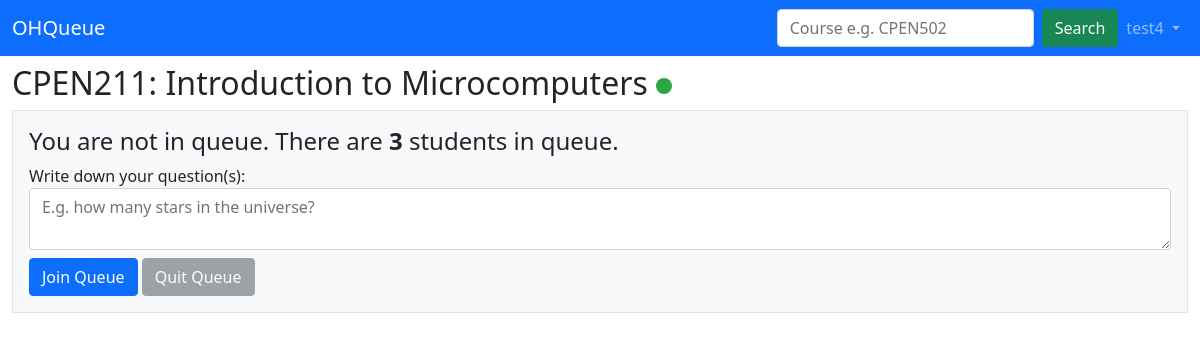
The app's page /course/1 (signed in), older data.
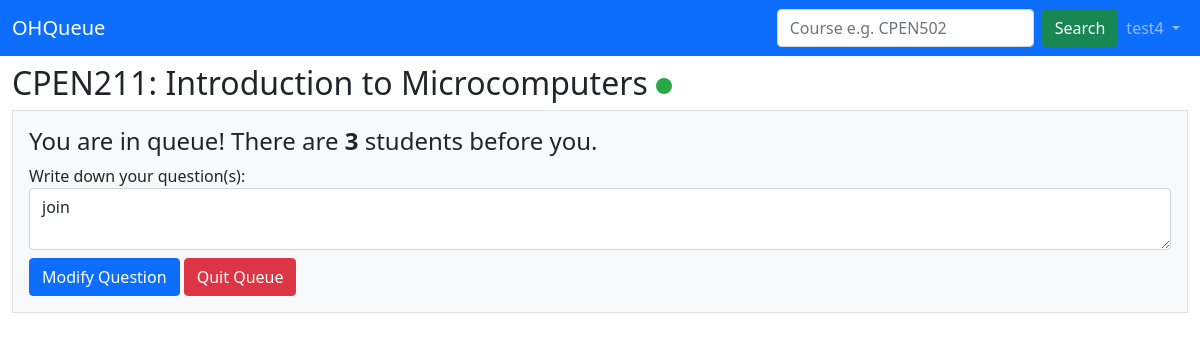
The same page, newer data.
### ohq/models.py (models this page shows, shortened)
class Course(models.Model):
    code = models.CharField(max_length=10)
    subject = models.CharField(null=False,
        max_length=5,
        choices=SUBJECT_CODE,
        default=CPEN)
    number = models.IntegerField(default=0)
    session = models.CharField(max_length=5, default="")
    semester = models.CharField(null=False,
        max_length=2,
        choices=SEMESTER,
        default=W1)
    course_name = models.CharField(max_length=100, default="")
    status = models.BooleanField(default=False)
    meeting_link = models.URLField(default="")
    teaching_instructor = models.ManyToManyField("Instructor")

class Queue(models.Model):
    course = models.ForeignKey(Course, on_delete=models.CASCADE)
    student = models.ForeignKey(Student, on_delete=models.CASCADE)
    instructor = models.ManyToManyField(Instructor)
    question = models.CharField(max_length=500, default="")
    joined_time = models.DateTimeField(auto_now_add=True)

### ohq/views.py (the view)
# urls.py: path("course/<int:pk>", views.CourseQueueView.as_view(), name="course_queue"),
class CourseQueueView(generic.DetailView):
    model = Course
    template_name = "ohq/course_queue.html"
    def get_context_data(self, **kwargs):
        def get_queue(course):
            result = []
            query_set = Queue.objects.filter(course=course).order_by("joined_time").all()
            for q in query_set:
                temp = {}
                temp["first_name"] = q.student.user.first_name
                temp["question"] = q.question
                result.append(temp)
            return result
        context = super().get_context_data(**kwargs)
        course = get_object_or_404(Course, pk=self.kwargs["pk"])
        is_instructor = check_is_instructor(self.request.user, course)
        if is_instructor:
            context["is_instructor"] = is_instructor
            context["queue"] = get_queue(course)
        else:
            is_joined = check_is_joined(self.request.user, course)
            if not is_joined:
                context["is_joined"] = False
                context["number_in_queue"] = get_number_in_queue(course)
            else:
                context["is_joined"] = True
                queue_obj = get_object_or_404(Queue, student=self.request.user.student)
                joined_time = queue_obj.joined_time
                context["number_in_queue"] = get_position_in_queue(self.request.user, course, joined_time)
                context["student_question"] = queue_obj.question
                context["queue_checkbox_id"] = queue_obj.student.user.username # unique id
        return context

### ohq/views.py (called while the page is built)
def check_is_instructor(user, course):
    is_instructor = False
    if user.id is not None:
        results = Instructor.objects.filter(user=user, teaching_course=course).count()
        if results > 0:
            is_instructor = True
    return is_instructor

def get_position_in_queue(user, course, joined_time):
    if user.id is not None:
        result = Queue.objects.filter(course=course, joined_time__lt=joined_time).count()
        return result
    return 0

def check_is_joined(user, course):
    if Queue.objects.filter(course=course, student=user.student).count() > 0:
        return True
    return False

def get_number_in_queue(course):
    return Queue.objects.filter(course=course).count()

### ohq/templates/ohq/course_queue.html (shortened to what this page needs)
<!DOCTYPE html>
<html lang="en">
  <head>
    {% load static %}
    <link
      href="https://cdn.jsdelivr.net/npm/bootstrap@5.1.3/dist/css/bootstrap.min.css"
      rel="stylesheet"
>
  </head>
  <body>
    <nav class="navbar navbar-expand-lg navbar-dark bg-primary">
      <div class="container-fluid">
        <a class="navbar-brand" href="/">OHQueue</a>
        <div class="collapse navbar-collapse justify-content-end"
          id="navbarSupportedContent">
          <form class="d-flex" action="{% url 'ohq:search' %}" method="post">
            <input class="form-control me-2" type="search" placeholder="Course e.g. CPEN502" aria-label="Search">
            <button class="btn btn-success" type="submit">Search</button>
          </form>
          {% if user.is_authenticated %}
          <ul class="navbar-nav mb-2 mb-lg-0">
            <li class="nav-item dropdown">
              <a class="nav-link dropdown-toggle" href="#" id="navbarDropdown"
                role="button" data-bs-toggle="dropdown" aria-expanded="false">
                {{ user.username }}
              </a>
            </li>
          </ul>
          {% endif %}
        </div>
      </div>
    </nav>
      <div class="container-fluid mt-2">
        <h2>
          {{ course.code }}: {{ course.course_name }}
          {% if course.status %}
          <svg xmlns="http://www.w3.org/2000/svg" width="16" height="16"
            fill="currentColor"
            class="bi bi-circle-fill" viewBox="0 0 16 16" style="fill:#28a745">
            <circle cx="8" cy="8" r="8"></circle>
          </svg>
          {% else %}
          <svg xmlns="http://www.w3.org/2000/svg" width="16" height="16"
            fill="currentColor"
            class="bi bi-circle-fill" viewBox="0 0 16 16" style="fill:#dc3545">
            <circle cx="8" cy="8" r="8"></circle>
          </svg>
          {% endif %}
        </h2>
        <div class="row gx-5">
          {% if is_instructor %}
          <div class="col-8">
            {% if course.status %}
            <div class="container p-3 border bg-light">
              <h4>Current student(s) in office hour</h4>
              <button type="button" class="btn btn-primary">Next Student</button>
              <button type="button" class="btn btn-secondary" disabled>Put Back
                Selected Student</button>
              <table class="table table-striped mt-2">
                <thead>
                  <tr>
                    <th style="width: 10%">Select</th>
                    <th style="width: 20%">Name</th>
                    <th style="width: 70%">Question</th>
                  </tr>
                </thead>
                <tbody>
                  {% for name in queue %}
                  <tr>
                    <td>
                      <div class="form-group form-check">
                        <input type="checkbox" class="form-check-input"
                          id="exampleCheck1">
                      </div>
                    </td>
                    <td>{{ name.first_name }}</td>
                    <td>{{ name.question }}</td>
                  </tr>
                  {% endfor %}
                </tbody>
              </table>
            </div>
            <div class="container p-3 border bg-light">
              <h4>Students in queue</h4>
              <button type="button" class="btn btn-primary">Invite Selected
                Students</button>
              <table class="table table-striped mt-2">
                <thead>
                  <tr>
                    <th style="width: 10%">Select</th>
                    <th style="width: 20%">Name</th>
                    <th style="width: 70%">Question</th>
                  </tr>
                </thead>
                <tbody>
                  {% for name in queue %}
                  <tr>
                    <td>
                      <div class="form-group form-check">
                        <input type="checkbox" class="form-check-input"
                          id="exampleCheck1">
                      </div>
                    </td>
                    <td>{{ name.first_name }}</td>
                    <td>{{ name.question }}</td>
                  </tr>
                  {% endfor %}
                </tbody>
              </table>
            </div>
            {% else %}
            <div class="container p-3 border bg-light">
              <h4>You are yet to start the office hour queue!</h4>
              <p>Toggle the switch on the right to start office hour.</p>
            </div>
            {% endif %}
          </div>
          <div class="col-4">
            <div class="container p-3 border bg-light">
              <h4>
                Office Hour Queue Status:
              </h4>
              {% if course.status %}
              <form action="{{ course.id }}/change_status" method="post">
                {% csrf_token %}
                <div class="btn-group" role="group">
                  <button class="btn btn-primary" type="submit" disabled>On</button>
                  <button class="btn btn-primary" type="submit">Off</button>
                </div>
              </form>
              <div class="mt-2">
                <form action="{{ course.id }}/meeting_link" method="post">
                  {% csrf_token %}
                  <label for="meeting_link">
                  Meeting Link: (ignore if you have already told students where the office hour is holding)
                  </label>
                  {% if course.meeting_link %}
                  <textarea class="form-control" type="url" id="meeting_link"
                    name="meeting_link" rows="2">{{ course.meeting_link }}</textarea>
                  <button class="btn btn-primary mt-2" type="submit">Set Meeting
                    Link</button>
                  {% else %}
                  <textarea class="form-control" type="url" id="meeting_link"
                    name="meeting_link" rows="2" placeholder="zoom.com"></textarea>
                  <button class="btn btn-primary mt-2" type="submit">Set Meeting
                    Link</button>
                  {% endif %}
                </form>
              </div>
              {% else %}
              <form action="{{ course.id }}/change_status" method="post">
                {% csrf_token %}
                <div class="btn-group" role="group">
                  <button class="btn btn-primary" type="submit">On</button>
                  <button class="btn btn-primary" type="submit" disabled>Off</button>
                </div>
              </form>
              {% endif %}
            </div>
          </div>
          {% else %}
            {% if is_joined %}
            <div class="mx-auto">
              <div class="container-fluid p-3 border bg-light">
                <h4>You are in queue! There are <b>{{ number_in_queue }}</b> students before you.</h4>
                <form action="{{ course.id }}/join_queue" method="post">
                  <label for="student_question">Write down your question(s):</label>
                  <textarea name="student_question" id="student_question"
                    class="form-control" rows="2" placeholder="E.g. how many stars in the universe?">{{student_question}}
                  </textarea>
                  <button type="submit" class="btn btn-primary mt-2">Modify Question</button>
                  <button type="submit" formaction="{{ course.id }}/quit_queue"
                    class="btn btn-danger mt-2">Quit Queue</button>
                </form>
              </div>
            </div>
            {% else %}
            <div class="mx-auto">
              <div class="container-fluid p-3 border bg-light">
                <h4>You are not in queue. There are <b>{{ number_in_queue }}</b> students in queue.</h4>
                <form action="{{ course.id }}/join_queue" method="post">
                  <label for="student_question">Write down your question(s):</label>
                  <textarea name="student_question" id="student_question"
                    class="form-control" rows="2" placeholder="E.g. how many stars in the universe?"></textarea>
                  <button type="submit" class="btn btn-primary mt-2">Join Queue</button>
                  <button type="submit" formaction="{{ course.id }}/quit_queue"
                    class="btn btn-secondary mt-2" disabled>Quit Queue</button>
                </form>
              </div>
            </div>
            {% endif %}
          {% endif %}
        </div>
      </div>
    </body>
  </html>

Row changes from the older to the newer data that the page shows:
added Queue: student_question "join"
Text that changed along with them:
{{ number_in_queue }}: (not shown) → "3"
{{ number_in_queue }}: "3" → (not shown)
text no longer shown: "You are not in queue. There are students in queue. Join Queue"
text now shown: "You are in queue! There are students before you. Modify Question"
